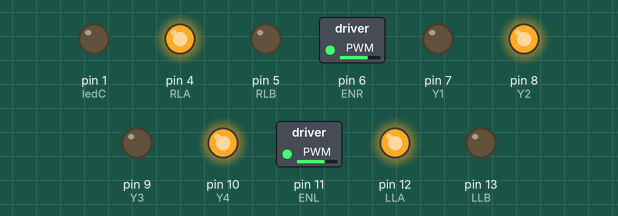
Simulated run of this sketch. Board: Arduino Uno, built with avr-gcc and run on an emulated ATmega328P. Parts: switched loads named in the sketch (green lamp = pin HIGH), output pins drawn as LEDs (lit = HIGH).

Above: at 0.05 s.
At 0.9 s:
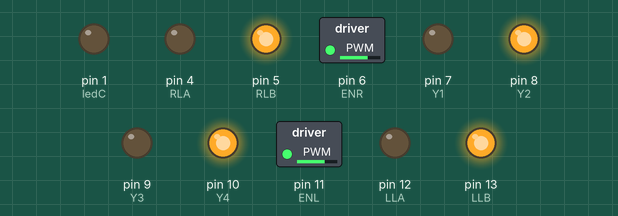
At 1.35 s:
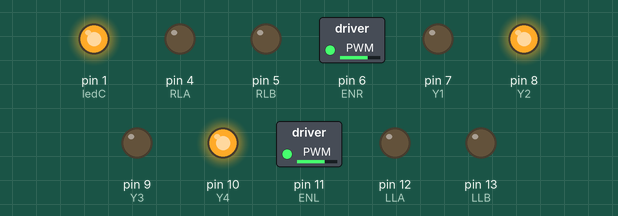
At 1.8 s:
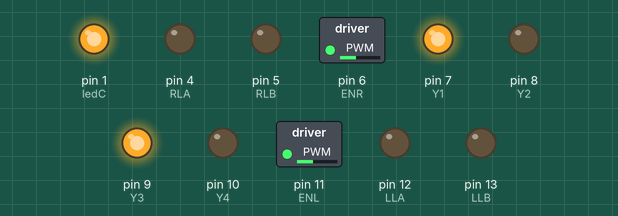
At 2.65 s:
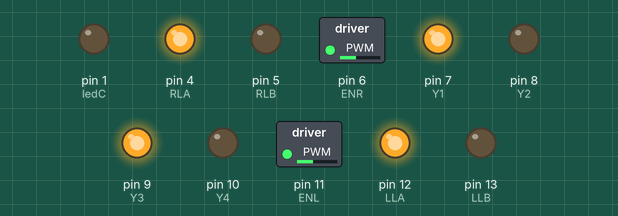
At 3.55 s:
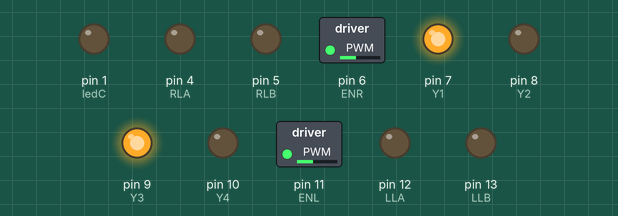
Timing chart, 0 to 8.3 s (numbered marks = the images above):
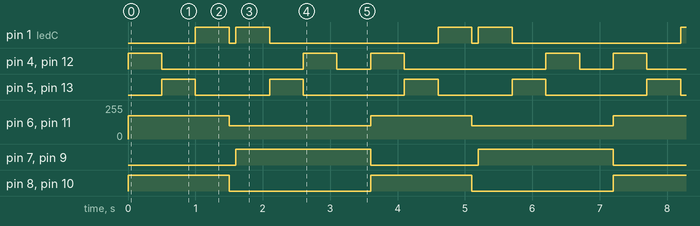

The sketch:

motor_BACKWARDS.ino
```cpp
const int ENR = 6 ;
const int Y1 = 7;
const int Y2 = 8;
const int ENL =11 ;
const int Y3 = 9   ;
const int Y4  = 10;
const int LLA = 12 ;
const int LLB = 13;
const int ledC = 1;
const int RLB =5 ;
const int RLA = 4;
const int LEFTBMPR = 2;
const int RIGHTBMPR = 3;


void setup()
{

pinMode(LEFTBMPR,INPUT);
pinMode(RIGHTBMPR,INPUT);
pinMode(LLA, OUTPUT);
pinMode(LLB, OUTPUT);
pinMode(ledC, OUTPUT);
pinMode(RLB , OUTPUT);
pinMode(RLA, OUTPUT);
pinMode(ENR, OUTPUT);
pinMode(ENL, OUTPUT);
pinMode(Y1, OUTPUT);
pinMode(Y2, OUTPUT);
pinMode(Y3, OUTPUT);
pinMode(Y4, OUTPUT);


}
void loop() {


analogWrite(ENR,175);
analogWrite(ENL,175);
digitalWrite(Y1,LOW);
digitalWrite(Y3,LOW);
digitalWrite(Y2,HIGH);
digitalWrite(Y4,HIGH);
digitalWrite(LLA,HIGH);
digitalWrite(RLA,HIGH);
delay(500);
digitalWrite(LLA,LOW);
digitalWrite(RLA,LOW);
digitalWrite(LLB ,HIGH);
digitalWrite(RLB,HIGH);
delay(500);
digitalWrite(LLB ,LOW);
digitalWrite(RLB,LOW);
digitalWrite(ledC,HIGH);
delay(500);
digitalWrite(ledC,LOW);
analogWrite(ENR,100);
analogWrite(ENL,100);
digitalWrite(Y2,LOW);
digitalWrite(Y4,LOW);
delay(100);
digitalWrite(Y1,HIGH);
digitalWrite(Y3,HIGH);
digitalWrite(ledC,HIGH);
delay(500);
digitalWrite(ledC,LOW);
digitalWrite(LLB ,HIGH);
digitalWrite(RLB,HIGH);
delay(500);
digitalWrite(LLB ,LOW);
digitalWrite(RLB,LOW);
digitalWrite(LLA,HIGH);
digitalWrite(RLA,HIGH);
delay(500);
digitalWrite(LLA,LOW);
digitalWrite(RLA,LOW);
delay(500);
}
```

Measured:
- by itself, pin 1 (ledC): repeats every 3.6 s: LOW 0.10 s, HIGH 0.50 s, LOW 2.5 s, HIGH 0.50 s
- by itself, pin 4 (RLA), pin 12 (LLA): repeats every 3.6 s: LOW 2.1 s, HIGH 0.50 s, LOW 0.50 s, HIGH 0.50 s
- by itself, pin 5 (RLB), pin 13 (LLB): repeats every 3.6 s: LOW 1.1 s, HIGH 0.50 s, LOW 1.5 s, HIGH 0.50 s
- by itself, pin 6 (ENR), pin 11 (ENL): alternates 175/255 for 1.5 s and 100/255 for 2.1 s
- by itself, pin 7 (Y1), pin 9 (Y3): alternates HIGH for 2.0 s and LOW for 1.6 s
- by itself, pin 8 (Y2), pin 10 (Y4): alternates HIGH for 1.5 s and LOW for 2.1 s
